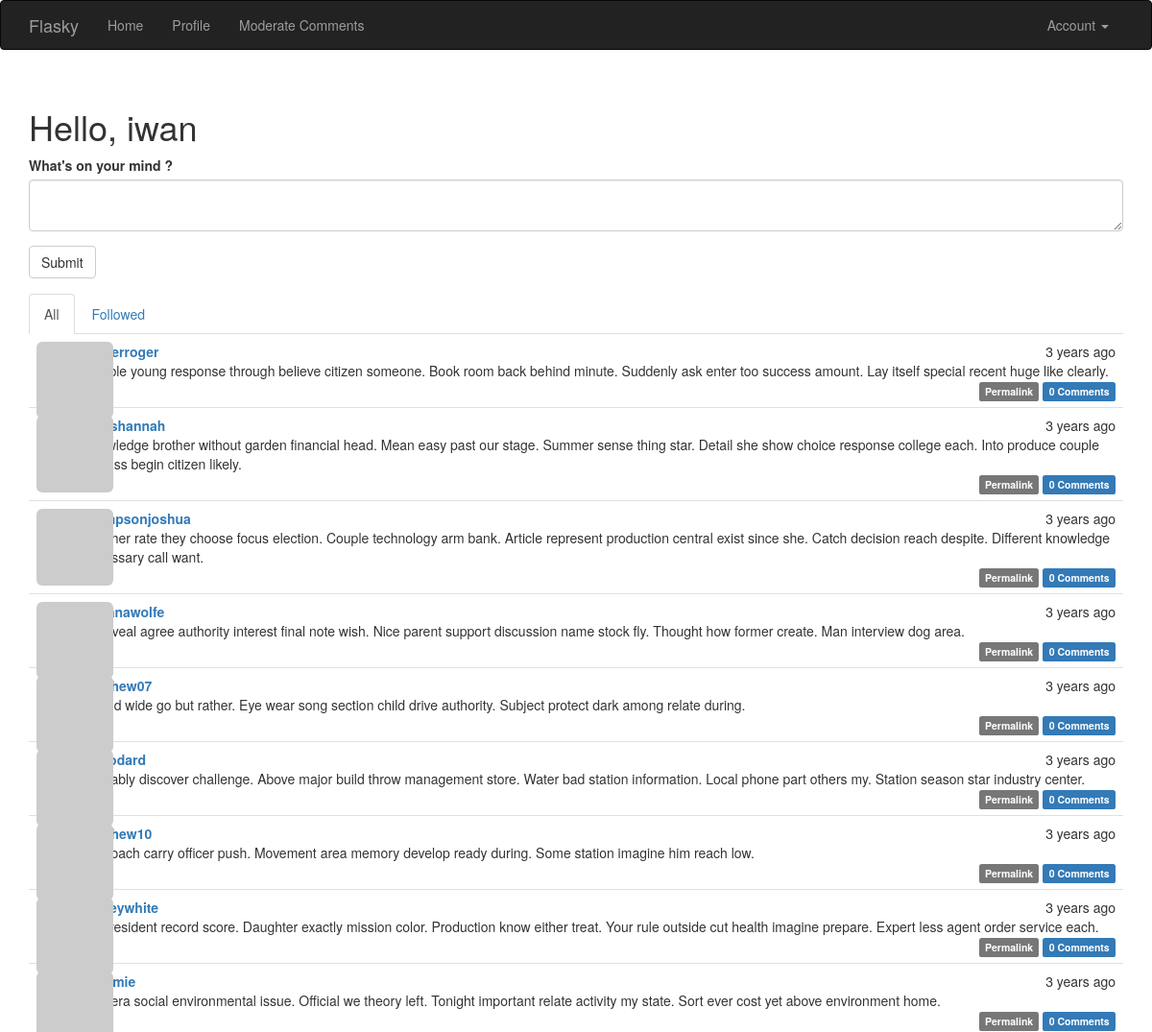
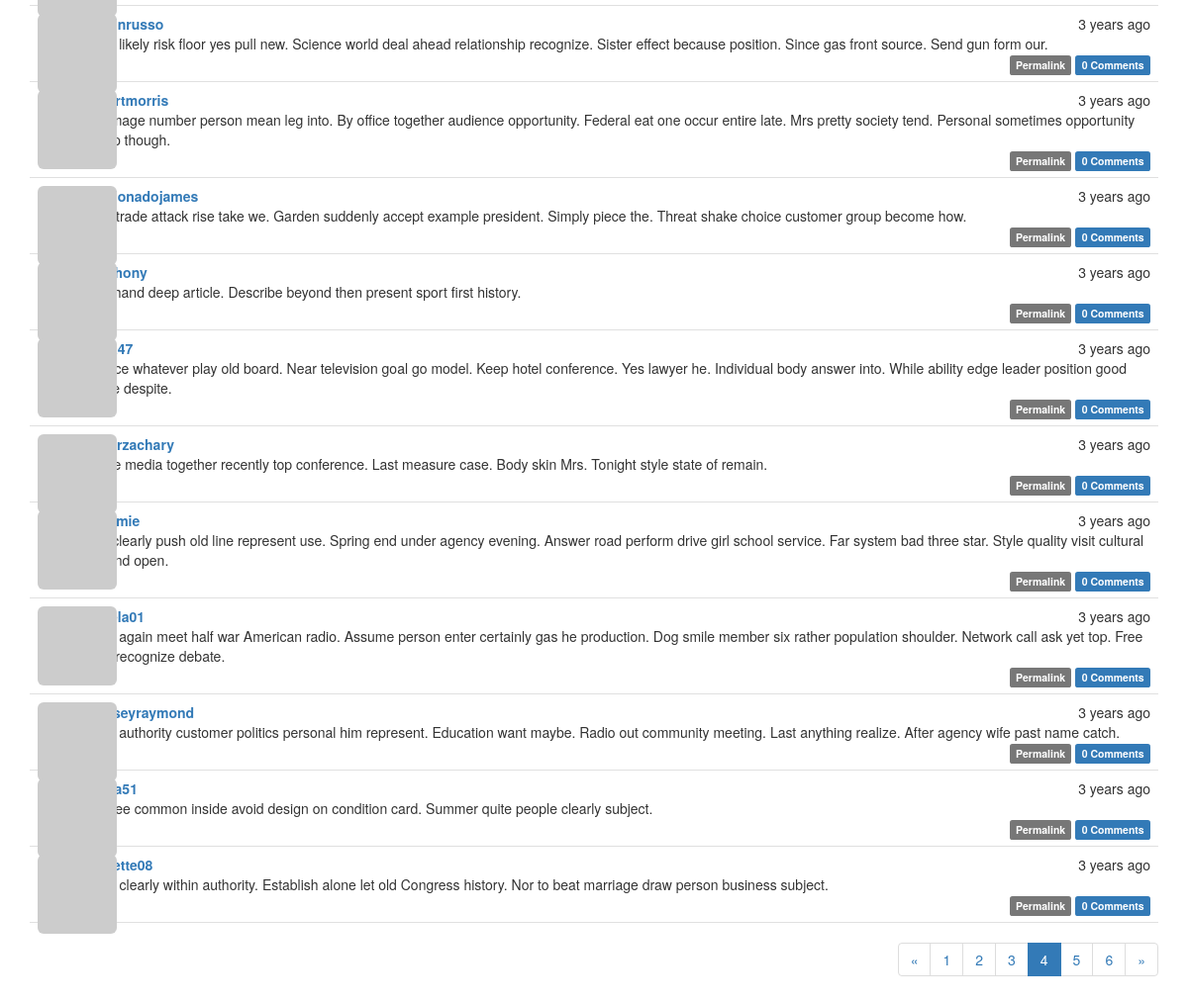
The page /?page=4 (signed in) on the database its author committed (2 pictures, top to bottom).
### app/models.py (models this page shows, shortened)
class User(UserMixin,db.Model):
    __tablename__ = 'users'
    id = db.Column(db.Integer, primary_key=True)
    username = db.Column(db.String(64), unique=True, index=True)
    role_id = db.Column(db.Integer, db.ForeignKey('roles.id'))
    password_hash = db.Column(db.String(128))
    email = db.Column(db.String(64), unique=True, index=True)
    confirmed = db.Column(db.Boolean, default=False)
    name = db.Column(db.String(64))
    location = db.Column(db.String(64))
    about_me = db.Column(db.Text())
    member_since = db.Column(db.DateTime(), default=datetime.utcnow)
    last_seen = db.Column(db.DateTime(), default=datetime.utcnow)
    avatar_hash = db.Column(db.String(32))
    posts = db.relationship('Post', backref='author', lazy='dynamic')
    comments = db.relationship('Comment', backref='author', lazy='dynamic')
    followed = db.relationship('Follow',
                               foreign_keys = [Follow.follower_id],
                               backref=db.backref('follower', lazy='joined'),
                               lazy='dynamic',
                               cascade='all, delete-orphan'
                               )
    followers = db.relationship('Follow',
                                foreign_keys = [Follow.followed_id],
                                backref=db.backref('followed', lazy='joined'),
                                lazy='dynamic',
                                cascade='all, delete-orphan'
                                )
    def gravatar(self, size=100, default='identicon', rating='g'):
        url = 'https://secure.gravatar.com/avatar'
        hash = self.avatar_hash or self.gravatar_hash()
        return '{url}/{hash}?s={size}&d={default}&r={rating}'.format(
            url=url, hash=hash, size=size, default=default, rating=rating)
    def can(self, perm):
        return self.role is not None and self.role.has_permission(perm)
    def is_administrator(self):
        return self.can(Permission.ADMIN)
    @property
    def password(self):
        raise AttributeError('password is not a readable attribute')
    def ping(self):
        self.last_seen = datetime.utcnow()
        db.session.add(self)
        db.session.commit()

class Post(db.Model):
    __tablename__ = 'posts'
    id = db.Column(db.Integer, primary_key=True)
    body = db.Column(db.Text)
    body_html = db.Column(db.Text)
    timestamp = db.Column(db.DateTime, index=True, default=datetime.utcnow)
    author_id = db.Column(db.Integer, db.ForeignKey('users.id'))
    comments = db.relationship('Comment', backref='post', lazy='dynamic')

### app/main/views.py (the view)
@main.route('/', methods=['GET', 'POST'])
def index():
    form = PostForm()
    if current_user.can(Permission.WRITE) and form.validate_on_submit():
        post = Post(body=form.body.data,
                    author=current_user._get_current_object())
        db.session.add(post)
        db.session.commit()
        return redirect(url_for('.index'))
    page = request.args.get('page', 1, type=int)
    show_followed = False
    if current_user.is_authenticated:
        show_followed = bool(request.cookies.get('show_followed',''))
    if show_followed:
        query = current_user.followed_posts
    else:
        query = Post.query
    pagination = query.order_by(Post.timestamp.desc()).paginate(
        page, per_page=current_app.config['FLASKY_POSTS_PER_PAGE'],
        error_out=False
    )
    posts = pagination.items
    return render_template('index.html', form=form,
                           posts=posts, pagination=pagination, show_followed=show_followed)

### app/main/forms.py
class PostForm(FlaskForm):
    body = PageDownField("What's on your mind ?", validators=[DataRequired()])
    submit = SubmitField('Submit')

### app/auth/views.py (called while the page is built)
@auth.before_app_request
def before_request():
    if current_user.is_authenticated:
        current_user.ping()
        if not current_user.confirmed \
        and request.blueprint != 'auth' \
        and request.endpoint != 'static':
            return redirect(url_for('auth.unconfirmed'))

### app/main/__init__.py (called while the page is built)
@main.app_context_processor
def inject_permissions():
    return dict(Permission=Permission)

### app/main/views.py (called while the page is built)
@main.after_app_request
def after_request(response):
    for query in get_debug_queries():
        if query.duration >= current_app.config['FLASKY_SLOW_DB_QUERY_TIME']:
            current_app.logger.warning(
                'Slow query: %s\nParameters: %s\nDuration: %s\nContext:%s\n' %
                (query.statement, query.parameters, query.duration, query.context)
            )
    return response

### app/models.py (called while the page is built)
@login_manager.user_loader
def load_user(user_id):
    return User.query.get(int(user_id))

    def has_permission(self, perm):
        return self.permissions & perm == perm

### app/templates/index.html (shortened to what this page needs)
{% extends "base.html" %}
{% import "bootstrap/wtf.html" as wtf %}
{% import "_macros.html" as macros %}
{% block page_content %}
<div class="page-header">
    <h1>Hello, {% if current_user.is_authenticated %} {{ current_user.username }}{% else %}Stranger {% endif %}</h1>
    <div>
        {% if current_user.can(Permission.WRITE) %}
        {{ wtf.quick_form(form) }}
        {% endif %}
    </div>
    <div class="post-tabs">
        <ul class="nav nav-tabs">
            <li {% if not show_followed %} class="active" {% endif %}><a href="{{ url_for('.show_all') }}">All</a></li>
            {% if current_user.is_authenticated %}
            <li {% if show_followed %} class="active"{% endif %}><a href="{{ url_for('.show_followed') }}">Followed</a></li>
            {% endif %}
        </ul>
        {% include '_posts.html' %}
    </div>
    <div class="pagination">
        {{ macros.pagination_widget(pagination, '.index') }}
    </div>
</div>
{% endblock %}

### app/templates/_posts.html (shortened to what this page needs)
<ul class="posts">
        {% for post in posts %}
        <li class="post">
            <div class="post-thumbnail">
                <a href="{{ url_for('.user', username=post.author.username) }}">
                    <img class="img-rounded profile-thumbnail" src="{{ post.author.gravatar(size=40) }}"/>
                </a>
            </div>
            <div class="post-content">
                <div class="post-date">{{ moment(post.timestamp).fromNow() }}</div>
                <div class="post-author">
                    <a href="{{ url_for('.user', username=post.author.username) }}">
                        {{ post.author.username }}
                    </a>
                </div>
                <div class="post-body">
                    {% if post.body_html %}
                        {{ post.body_html | safe }}
                    {% else %}
                        {{ post.body }}
                    {% endif %}
                </div>
                <div class="post-footer">
                    <a href="{{ url_for('.post', id=post.id) }}">
                        <span class="label label-default">Permalink</span>
                    </a>
                    <a href="{{ url_for('.post', id=post.id) }}#comments">
                        <span class="label label-primary">{{ post.comments.count() }} Comments</span>
                    </a>
                </div>
            </div>
        </li>
        {% endfor %}
    </ul>

### app/static/styles.css (style rules this page uses)
.profile-thumbnail { position: absolute; }
div.post-tabs { margin-top: 16px; }
ul.posts { list-style-type: none; padding: 0px; margin: 16px 0px 0px 0px; border-top: 1px solid #e0e0e0; }
div.post-tabs ul.posts { margin: 0px; border-top: none; }
ul.posts li.post { padding: 8px; border-bottom: 1px solid #e0e0e0; }
div.post-date { float: right; }
div.post-author { font-weight: bold; }
div.post-thumbnail { position: absolute; }
div.post-content { margin-left: 48px; min-height: 48px; }
div.post-footer { text-align: right; }
div.pagination { width: 100%; text-align: right; padding: 0px; margin: 0px; }

### rows shown on the page
User: username "iwan"
Post: timestamp "3 years ago", author.username "barberroger", body "Trouble young response through believe citizen someone. Book room back behind minute. Suddenly ask enter too success amount. Lay itself special recent huge like clearly.", comments.count "0"
Post: timestamp "3 years ago", author.username "joneshannah", body "Knowledge brother without garden financial head. Mean easy past our stage. Summer sense thing star. Detail she show choice response college each. Into produce couple discuss begin citizen likely.", comments.count "0"
Post: timestamp "3 years ago", author.username "thompsonjoshua", body "Teacher rate they choose focus election. Couple technology arm bank. Article represent production central exist since she. Catch decision reach despite. Different knowledge necessary call want.", comments.count "0"
Post: timestamp "3 years ago", author.username "adrianawolfe", body "Of reveal agree authority interest final note wish. Nice parent support discussion name stock fly. Thought how former create. Man interview dog area.", comments.count "0"
Post: timestamp "3 years ago", author.username "matthew07", body "Spend wide go but rather. Eye wear song section child drive authority. Subject protect dark among relate during.", comments.count "0"
Post: timestamp "3 years ago", author.username "kwoodard", body "Probably discover challenge. Above major build throw management store. Water bad station information. Local phone part others my. Station season star industry center.", comments.count "0"
Post: timestamp "3 years ago", author.username "matthew10", body "Approach carry officer push. Movement area memory develop ready during. Some station imagine him reach low.", comments.count "0"
Post: timestamp "3 years ago", author.username "staceywhite", body "Mr president record score. Daughter exactly mission color. Production know either treat. Your rule outside cut health imagine prepare. Expert less agent order service each.", comments.count "0"
Post: timestamp "3 years ago", body "Camera social environmental issue. Official we theory left. Tonight important relate activity my state. Sort ever cost yet above environment home.", comments.count "0"
Post: timestamp "3 years ago", author.username "austinrusso", body "Main likely risk floor yes pull new. Science world deal ahead relationship recognize. Sister effect because position. Since gas front source. Send gun form our.", comments.count "0"
Post: timestamp "3 years ago", author.username "robertmorris", body "Go image number person mean leg into. By office together audience opportunity. Federal eat one occur entire late. Mrs pretty society tend. Personal sometimes opportunity group though.", comments.count "0"
Post: timestamp "3 years ago", author.username "maldonadojames", body "Find trade attack rise take we. Garden suddenly accept example president. Simply piece the. Threat shake choice customer group become how.", comments.count "0"
Post: timestamp "3 years ago", body "Use hand deep article. Describe beyond then present sport first history.", comments.count "0"
Post: timestamp "3 years ago", body "Source whatever play old board. Near television goal go model. Keep hotel conference. Yes lawyer he. Individual body answer into. While ability edge leader position good home despite.", comments.count "0"
Post: timestamp "3 years ago", author.username "millerzachary", body "Office media together recently top conference. Last measure case. Body skin Mrs. Tonight style state of remain.", comments.count "0"
Post: timestamp "3 years ago", body "Ball clearly push old line represent use. Spring end under agency evening. Answer road perform drive girl school service. Far system bad three star. Style quality visit cultural beyond open.", comments.count "0"
Post: timestamp "3 years ago", body "Final again meet half war American radio. Assume person enter certainly gas he production. Dog smile member six rather population shoulder. Network call ask yet top. Free seat recognize debate.", comments.count "0"
Post: timestamp "3 years ago", author.username "masseyraymond", body "Light authority customer politics personal him represent. Education want maybe. Radio out community meeting. Last anything realize. After agency wife past name catch.", comments.count "0"
Post: timestamp "3 years ago", body "Degree common inside avoid design on condition card. Summer quite people clearly subject.", comments.count "0"
Post: timestamp "3 years ago", author.username "jeanette08", body "Pass clearly within authority. Establish alone let old Congress history. Nor to beat marriage draw person business subject.", comments.count "0"

### other values the page prints
{{ p }} "1" "2" "3" "5" "6"
{{ p }} "4"
